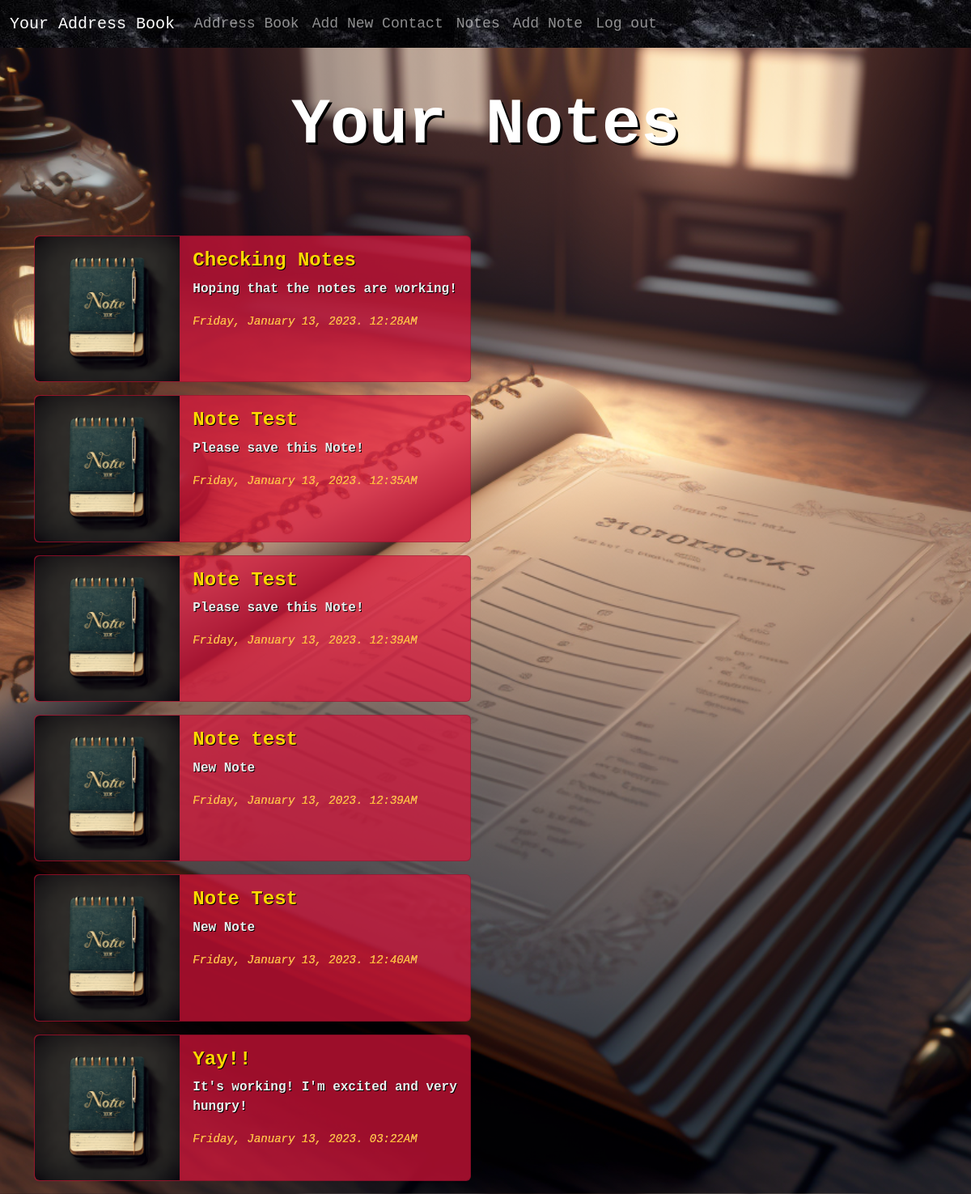
The app's page /notes (signed in) with its own data.
### app/models.py (models this page shows, shortened)
class Post(db.Model):
    id = db.Column(db.Integer, primary_key=True)
    title = db.Column(db.String, nullable=False)
    body = db.Column(db.String, nullable=False)
    date_created = db.Column(db.DateTime, nullable=False, default=datetime.utcnow)
    user_id = db.Column(db.Integer, db.ForeignKey('user.id'))

### app/routes.py (the view)
@app.route('/notes')
@login_required
def notes():
    notes = Post.query.all()
    return render_template('notes.html', notes=notes)

### app/models.py (called while the page is built)
@login.user_loader
def load_user(user_id):
    return User.query.get(user_id)

### app/templates/notes.html (shortened to what this page needs)
{% extends 'base.html' %}
{% block content %}
<h4 class="home1 text-center mt-5">Your Notes</h4>
{% for note in notes%}
<div class="crd1 card mb-3" style="max-width: 540px;">
  <div class="row g-0">
    <div class="col-md-4">
      <img src="{{url_for('static', filename='note.png')}}" class="img-fluid rounded-start" alt="...">
    </div>
    <div class="col-md-8">
      <div class="card-body">
        <h4 class="ct1 card-title">{{ note.title }}</h4>
        <p class="cb1 card-text">{{ note.body }}</p>
        <p class="cb2 card-text"><small><cite title="Source Title">{{ note.date_created.strftime('%A, %B %d, %Y. %I:%M%p') }}</cite></small></p>
      </div>
    </div>
  </div>
</div>
{% endfor %}
{% endblock %}

### app/templates/base.html (shortened to what this page needs)
<!DOCTYPE html>
<html lang="en">
<head>
    <link rel="stylesheet" href="https://cdn.jsdelivr.net/npm/bootstrap@5.3.0-alpha1/dist/css/bootstrap.min.css">
    <link rel="stylesheet" href="{{ url_for('static', filename='stylesheet.css')}}">
</head>
<body class="bg-warning" style="background-image: url('static/addressbook.png'); background-position: center; background-size: cover;">
    {% include 'nav.html' %}
    <div class="container">
        {% block content %}
        {% endblock %}
    </div>
</body>
</html>

### app/templates/nav.html (shortened to what this page needs)
<nav class="navbar navbar-expand-lg bg-dark" data-bs-theme="dark" style="background-image: url('static/blackstone.jpg');">
    <div class="container-fluid">
        <a class="navbar-brand" href="/">Your Address Book</a>
        <div class="collapse navbar-collapse" id="navbarNavAltMarkup">
        <div class="navbar-nav">
            {% if current_user.is_authenticated %}
            <a class="nav-link" href="{{url_for('address')}}">Address Book</a>
            <a class="nav-link" href="{{url_for('create_contact')}}">Add New Contact</a>
            <a class="nav-link" href="{{url_for('notes')}}">Notes</a>
            <a class="nav-link" href="{{url_for('create_note')}}">Add Note</a>
            <a class="nav-link" href="{{url_for('logout')}}">Log out</a>
            {% else %}
            <a class="nav-link" href="{{url_for('index')}}">Welcome</a>
            <a class="nav-link" href="{{url_for('address')}}">Address Book</a>
            <a class="nav-link" href="{{url_for('notes')}}">Notes</a>
            <a class="nav-link" href="{{url_for('login')}}">Log In</a>
            <a class="nav-link" href="{{url_for('signup')}}">Sign Up</a>
            {% endif %}
        </div>
        </div>
    </div>
</nav>

### app/static/stylesheet.css (style rules this page uses)
.home1 { color: white; font-weight: bold; font-family: "Courier New", Courier, monospace; font-size: 5em; text-shadow: 3px 3px 0px black; padding-bottom: 1em; }
.navbar { font-family: "Courier New", Courier, monospace; font-size: large; }
.crd1 { background-color: rgba(220, 20, 60, 0.708); }
.ct1 { color: gold; text-shadow: 1px 1px 0px black; font-family: "Courier New", Courier, monospace; font-weight: bold; }
.cb1 { color: rgb(237, 237, 237); text-shadow: 1px 1px 0px black; font-family: "Courier New", Courier, monospace; font-weight: bold; }
.cb2 { color: rgba(255, 170, 1, 0.856); text-shadow: 0px 0px 0px rgb(255, 255, 255); font-family: "Courier New", Courier, monospace; }

### records on screen
Post: title "Checking Notes", body "Hoping that the notes are working!", date_created "Friday, January 13, 2023. 12:28AM"
Post: title "Note Test", body "Please save this Note!", date_created "Friday, January 13, 2023. 12:35AM"
Post: title "Note Test", body "Please save this Note!", date_created "Friday, January 13, 2023. 12:39AM"
Post: title "Note test", body "New Note", date_created "Friday, January 13, 2023. 12:39AM"
Post: title "Note Test", body "New Note", date_created "Friday, January 13, 2023. 12:40AM"
Post: title "Yay!!", body "It's working! I'm excited and very hungry!", date_created "Friday, January 13, 2023. 03:22AM"
